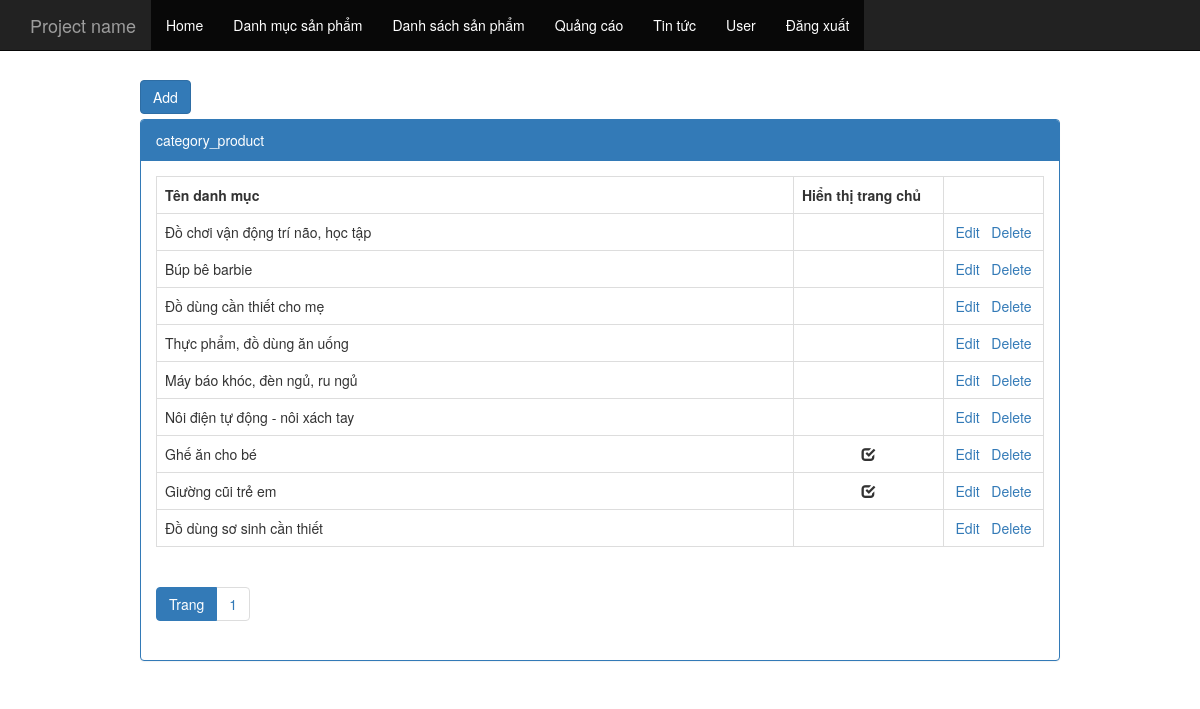
The page /admin.php?controller=category_product (signed in) on the database its author committed.
### tables this page shows
CREATE TABLE `tbl_category_product` (
  `pk_category_product_id` int(11) NOT NULL,
  `c_name` varchar(500) NOT NULL,
  `c_display_home` int(11) NOT NULL
);

### controller/backend/controller_category_product.php (called while the page is built, shortened)
<?php
	class controller_category_product extends controller{
		public function __construct(){
			$record_perpage = 15;
			$total = $this->model->num_rows("select * from tbl_category_product");
			$num_page = ceil($total/$record_perpage);
			$page = isset($_GET["p"])&&$_GET["p"] > 1 ? ($_GET["p"]-1):0;
			$from = $page * $record_perpage;
			$arr = $this->model->fetch("select * from tbl_category_product order by pk_category_product_id desc limit $from,$record_perpage");
			include "view/backend/view_category_product.php";
		}
	}
	new controller_category_product();
 ?>

### application/controller.php (called while the page is built, shortened)
<?php
	class controller{
		public function __construct(){
			$this->model = new model();
		}
	}
 ?>

### application/model.php (called while the page is built, shortened)
<?php
	class model{
		public function fetch($sql){
			global $db;
			$result = mysqli_query($db,$sql);
			$arr = array();
			while($rows = mysqli_fetch_object($result))
				$arr[] = $rows;
			return $arr;
		}
		public function num_rows($sql){
			global $db;
			$result = mysqli_query($db,$sql);
			$number = mysqli_num_rows($result);
			return $number;
		}
	}
 ?>

### view/backend/view_category_product.php (the view)
<div class="col-md-10 col-md-offset-1">
	<div style="margin-bottom: 5px;">
		<a href="admin.php?controller=add_edit_category_product&act=add" class="btn btn-primary">Add</a>
	</div>
	<div class="panel panel-primary">
		<div class="panel-heading">category_product</div>
		<div class="panel-body">
			<table class="table table-hover table-bordered">
				<tr>
					<th>Tên danh mục</th>
					<th style="width: 150px;">Hiển thị trang chủ</th>
					<th style="width: 100px;"></th>
				</tr>
			<?php
				foreach($arr as $rows)
				{
			 ?>
				<tr>
					<td><?php echo $rows->c_name; ?></td>
					<td style="text-align: center;">
						<?php if($rows->c_display_home == 1){ ?>
						<span class="glyphicon glyphicon-check"></span>
						<?php } ?>
					</td>
					<td style="text-align: center;">
						<a href="admin.php?controller=add_edit_category_product&act=edit&id=<?php echo $rows->pk_category_product_id; ?>">Edit</a>&nbsp;&nbsp;
						<a onclick="return window.confirm('Are you sure?');" href="admin.php?controller=category_product&act=delete&id=<?php echo $rows->pk_category_product_id; ?>">Delete</a>
					</td>
				</tr>
			<?php } ?>
			</table>
			<ul class="pagination">
				<li class="active"><a href="#">Trang</a></li>
				<?php
					for($i = 1; $i <= $num_page; $i++)
					{
				 ?>
				<li><a href="admin.php?controller=category_product&p=<?php echo $i; ?>"><?php echo $i; ?></a></li>
				<?php } ?>
			</ul>
		</div>
	</div>
</div>

### rows shown on the page
tbl_category_product: c_name "Đồ chơi vận động trí não, học tập"
tbl_category_product: c_name "Búp bê barbie"
tbl_category_product: c_name "Đồ dùng cần thiết cho mẹ"
tbl_category_product: c_name "Thực phẩm, đồ dùng ăn uống"
tbl_category_product: c_name "Máy báo khóc, đèn ngủ, ru ngủ"
tbl_category_product: c_name "Nôi điện tự động - nôi xách tay"
tbl_category_product: c_name "Ghế ăn cho bé", c_display_home 1 (drawn)
tbl_category_product: c_name "Giường cũi trẻ em", c_display_home 1 (drawn)
tbl_category_product: c_name "Đồ dùng sơ sinh cần thiết"
